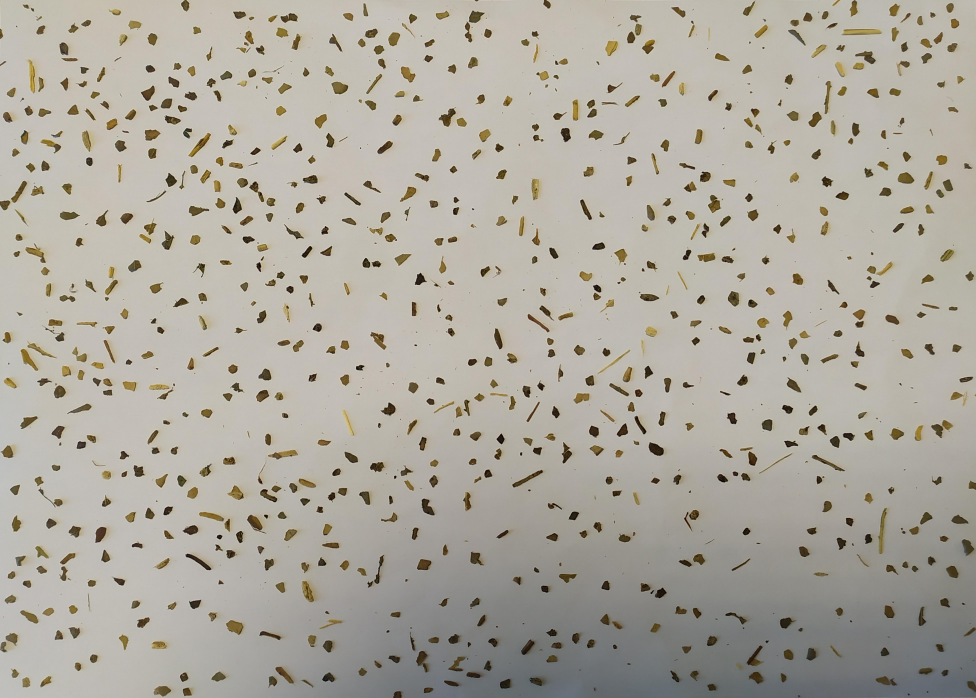
#> input picture Paper1-YMporousmat/count_grains/medium/YM2_medium_297x210.JPG, 5854 x 4188 px, found by its file name (shown at 1/6 size)
$ jupyter execute count_grain_medium.ipynb
#> lines starting #> are read from the running program, lines starting #| are printed output that depends on the picture; after the words box and inside, x2 and y2 are one past the last pixel; in counts of white or black regions, pixels touching at a corner belong together
## Algorithm to predict the size of the Yerba Mate grains

It is based in a photo of the grains disposed in a white paper. The algorithm can detect the contours and calculate the equivalent width and length of each grain. Then the distribution of the particle sizes is shown.

1. First the image is loaded and the cv2 library is used to process the image

[cell 1]
import cv2 as cv
import numpy as np
import pandas as pd
import seaborn as sns
from sklearn.cluster import KMeans
import matplotlib.pyplot as plt
import scienceplots

plt.style.use(['science', 'no-latex'])


fname = 'YM2_medium_297x210.jpg'
img = cv.imread(fname) #YM_media3_2914x1758
#> img is the input picture: shape (4188, 5854, 3); mean B, G, R 158.7, 169, 173.6

#YM2_fine_150x100 --> 2684/150 = 17.89  ; 1768/100 = 17.68 resolution
#YM2_gruesa_297x210 --> 6185/297=20.8 ; 4391/210= 20.9
#YM2_extrafine_200x150 -->  5136/200 = 25.68 ; 3726/150 = 24.84
#YM2_medium_297x210 --> 5854/297 = 19.7 ; 4188/210 = 19.9


# Convert the image to grayscale
gray = cv.cvtColor(img, cv.COLOR_BGR2GRAY)
img_rgb = cv.cvtColor(img, cv.COLOR_BGR2RGB)


# Apply Gaussian blur to reduce noise
gray_blurred = cv.GaussianBlur(gray, (7, 7), 5)
img_edges = cv.Canny(gray,150,200)
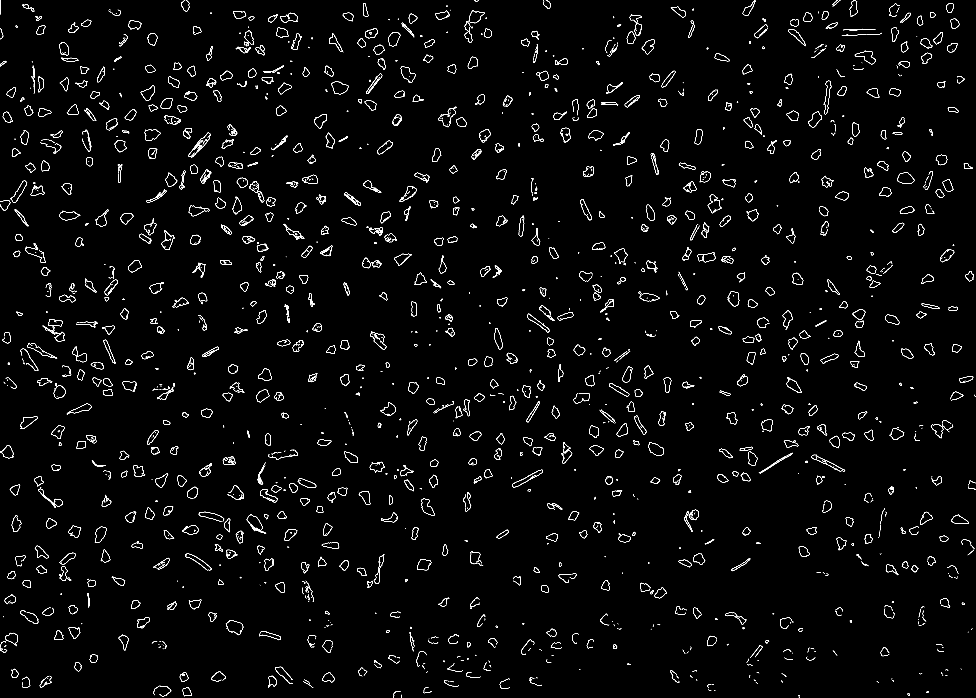
#> img_edges: shape (4188, 5854) (shown at 1/6 size); 0.86% white in thin lines or dots
#cv2.Canny

xlim = (1500, 2300)
ylim = (1750, 1200)

fig, axx = plt.subplots(1, 4, figsize=(25,10))
axx[0].imshow(img_rgb)
axx[1].imshow(gray, cmap='gray')
axx[2].imshow(gray_blurred, cmap='gray')
axx[3].imshow(img_edges)
#fig.suptitle('Yerba Mate extrafine granules')
axx[0].set_xlabel('Pixel')
axx[0].set_ylabel('Pixel')
axx[0].set_title('Original')
#axx[0].set_xlim(4000, 5000)
#axx[0].set_ylim(2500, 3500)

axx[1].set_title('Gray')
axx[1].set_xlim(xlim)
axx[1].set_ylim(ylim)

axx[2].set_title('Gray Blurred')
axx[2].set_xlim(xlim)
axx[2].set_ylim(ylim)

axx[3].set_title('Edges')
axx[3].set_xlim(xlim)
axx[3].set_ylim(ylim)
plt.show()
print('Hello')

[cell 2]
#!pip install --upgrade pip
#!pip install opencv-python

#### Define the threshold of the image

[cell 3]
# Get the pixel resolution in pixels per millimeter (Enter valid values based on your image)
#pixel_resolution_x = float(input("Enter horizontal pixel resolution (pixels/mm): ")) #2234/100=22.34
#pixel_resolution_y = float(input("Enter vertical pixel resolution (pixels/mm): "))   #1358/60= 22.62

#YM2_medium_297x210 --> 5854/297 = 19.7 ; 4188/210 = 19.9
pixel_resolution_x = 19.7
pixel_resolution_y = 19.9

# Apply thresholding to segment the sticks from the background
thresh = cv.threshold(gray_blurred, 100, 255, cv.THRESH_BINARY_INV + cv.THRESH_OTSU)[1]
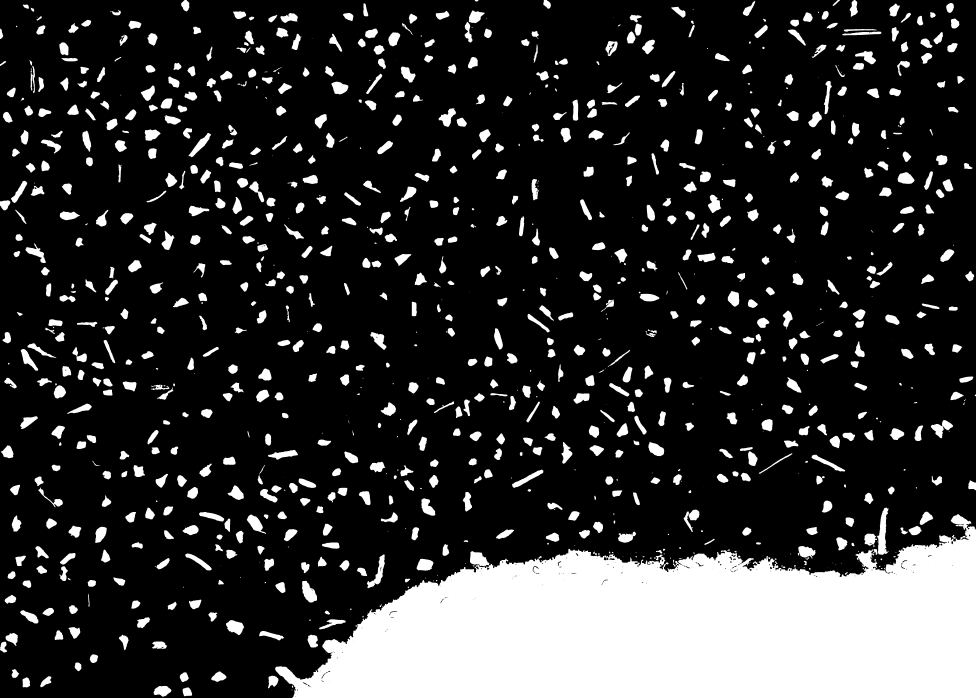
#> thresh: shape (4188, 5854) (shown at 1/6 size); 19.3% white; 1018 white regions (90 under 20 px), largest, box (x1, y1, x2, y2) and area: (1651, 3085, 5854, 4188) 3068490, (5263, 3046, 5332, 3330) 10714, (1812, 3485, 1902, 3615) 7244
thresh2 = cv.adaptiveThreshold(gray_blurred, 255, cv.ADAPTIVE_THRESH_GAUSSIAN_C, cv.THRESH_BINARY_INV, 71,4) #Tune this last two numbers (odd values) to make the selection finer of coarser
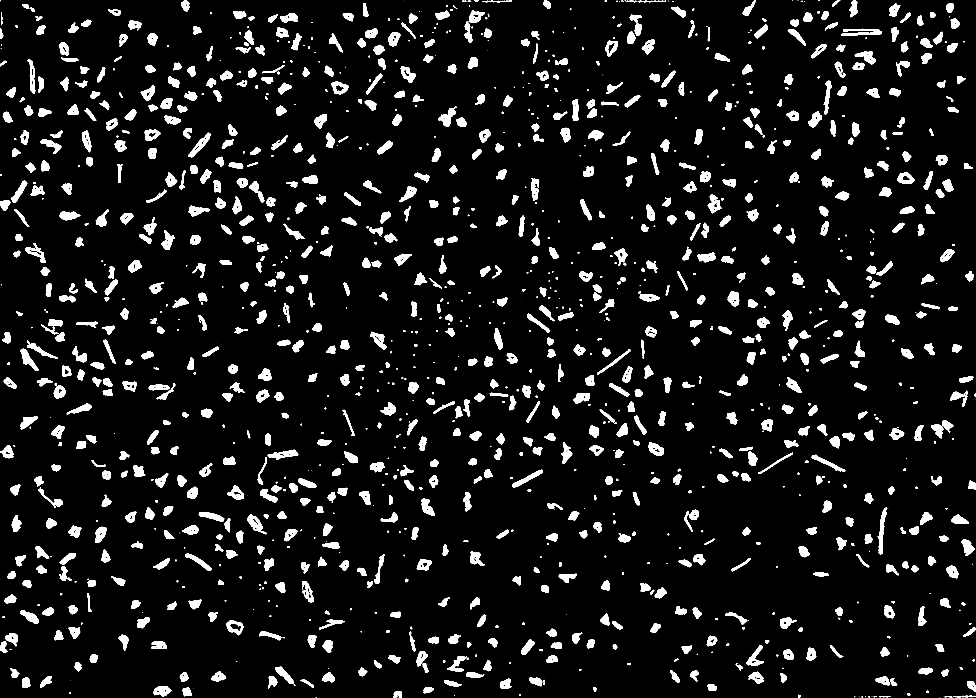
#> thresh2: shape (4188, 5854) (shown at 1/6 size); 7.3% white; 1429 white regions (111 under 20 px)

fig, axx = plt.subplots(2, 2, figsize=(15,10))
axx[0][0].imshow(cv.cvtColor(thresh, cv.COLOR_BGR2RGB))
axx[0][0].set_title('Threshold')

axx[0][1].imshow(cv.cvtColor(thresh, cv.COLOR_BGR2RGB))
axx[0][1].set_xlim(xlim)
axx[0][1].set_ylim(ylim)

axx[1][0].imshow(cv.cvtColor(thresh2, cv.COLOR_BGR2RGB))
axx[1][0].set_title('Adaptive Threshold')

axx[1][1].imshow(cv.cvtColor(thresh2, cv.COLOR_BGR2RGB))
axx[1][1].set_xlim(xlim)
axx[1][1].set_ylim(ylim)

plt.show()
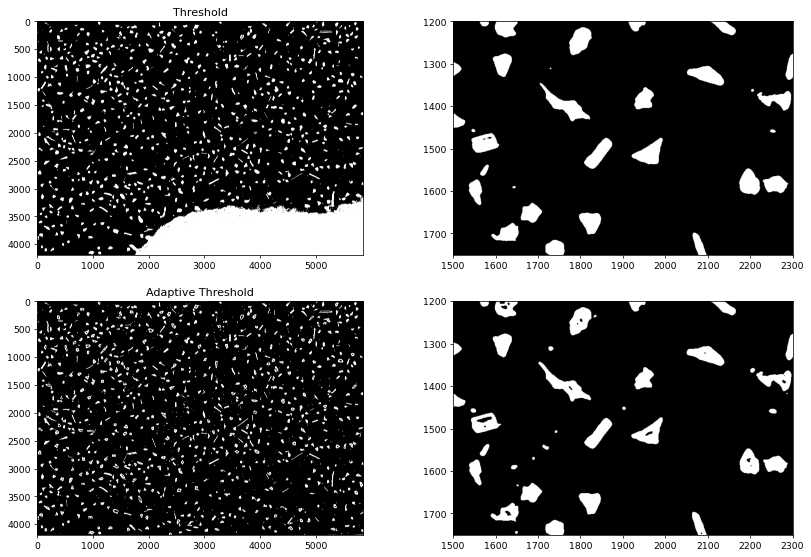
#> figure drawn by matplotlib, 4 panels

#### Find the contours of each grain

- with standard threshold
- with Addaptive threshold

[cell 4]
# Find contours of the sticks

contours, hierarchy = cv.findContours(thresh, cv.RETR_EXTERNAL, cv.CHAIN_APPROX_SIMPLE)
#> contours = 1018 contours, 112 with area under 20; largest, box (x1, y1, x2, y2) and area: (1651, 3085, 5854, 4188) 3068281, (5263, 3046, 5332, 3330) 10388, (1812, 3485, 1902, 3615) 7102, (2202, 3327, 2309, 3529) 6814, (1356, 3721, 1465, 3811) 6196
contours2, hierarchy2 = cv.findContours(thresh2, cv.RETR_EXTERNAL, cv.CHAIN_APPROX_SIMPLE)
#> contours2 = 1420 contours, 135 with area under 20; largest, box (x1, y1, x2, y2) and area: (1356, 3721, 1462, 3811) 5828, (5267, 3046, 5323, 3326) 5542, (1129, 797, 1267, 944) 5508, (1482, 3087, 1600, 3205) 5252, (1988, 490, 2090, 566) 5228

fig, axx = plt.subplots(2, 2, figsize=(15,10))
colors = ['r', 'g', 'b', 'y', 'm']
for i, contour in enumerate(contours):
    area = cv.contourArea(contour)
    if area > 100:  # Only draw valid contours
        x, y = contour[:, :, 0].ravel(), contour[:, :, 1].ravel()
        axx[0][0].plot(x, y)
        axx[0][1].plot(x, y)
#> this loop made 1018 passes
#> area on passes 3, 4, 5, 6, 7, 8, 9, 10, 11, 12, 13, 16: 2238.5, 4654, 68.5, 2145.5, 2209.5, 3051, 2110.5, 3424.5, 1491.5, 1509, 1865, 1762.5
axx[0][0].imshow(img, cmap='viridis', alpha=0.5)  # Overlay original image
axx[0][0].set_title('Standard threshold')
axx[0][1].imshow(img, cmap='viridis', alpha=0.5)  # Overlay original image
axx[0][1].set_xlim(xlim)
axx[0][1].set_ylim(ylim)

for i, contour in enumerate(contours2):
    area = cv.contourArea(contour)
    if area > 100:  # Only draw valid contours
        x, y = contour[:, :, 0].ravel(), contour[:, :, 1].ravel()
        axx[1][0].plot(x, y)
        axx[1][1].plot(x, y)
#> this loop made 1420 passes
#> area on passes 11, 14, 15, 16, 19, 21, 22, 23, 24, 25, 26, 29: 29.5, 73, 129, 36, 632.5, 186.5, 42.5, 176.5, 39.5, 1360.5, 134.5, 1950
axx[1][0].imshow(img, cmap='viridis', alpha=0.5)  # Overlay original image
axx[1][0].set_title('Adaptive threshold')
axx[1][1].imshow(img, cmap='viridis', alpha=0.5)  # Overlay original image
axx[1][1].set_xlim(xlim)
axx[1][1].set_ylim(ylim)

plt.show()
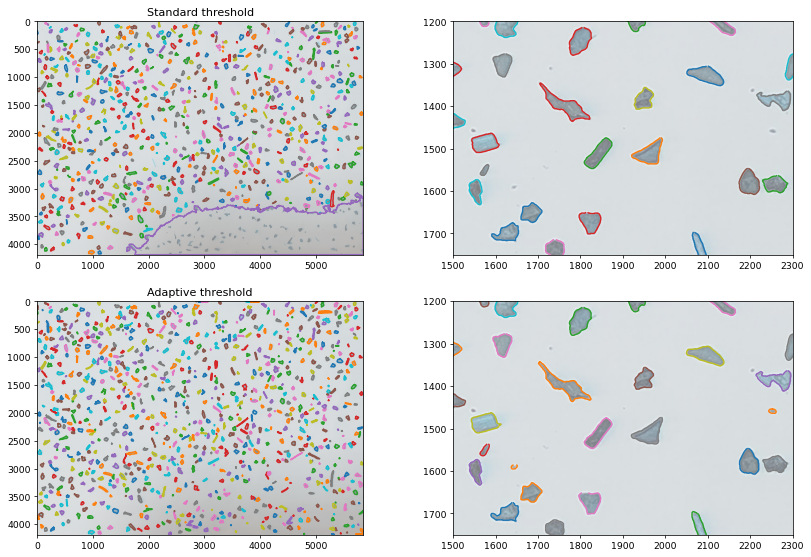
#> figure drawn by matplotlib, 4 panels; B, G, R data is drawn as R, G, B

#### Calculate the area of contours and equivalent width and length of the grains

[cell 5]
#Selected threshold and contour
selected_threshold = thresh2
selected_contour = contours2
#> selected_contour has the same summary as contours2

# Initialize lists to store stick dimensions
stick_lengths = []
stick_widths = []

# Loop through each contour (stick)
for contour in selected_contour:
    # Filter out small contours based on area (this threshold may need adjustment)
    area = cv.contourArea(contour)
    if area > 100:  # Minimum contour area to consider (pixels)
        # Calculate the bounding rectangle for the contour
        x, y, w, h = cv.boundingRect(contour)

        # Debugging: bounding rectangle position and size in pixels
        #print(f"Contour area: {area}, Width (px): {w}, Height (px): {h}")

        # Convert pixel dimensions to millimeters
        length = h / pixel_resolution_y  # Height in mm
        width = w / pixel_resolution_x    # Width in mm

        #Aca agregar que calcule el area de circunferencia equivalente de cada grano:

        # Append the stick dimensions to the lists
        stick_lengths.append(length)  # in mm
        stick_widths.append(width)    # in mm
#> this loop made 1420 passes
#> (area, x, y, w, h, length, width) on passes 15, 19, 21, 23, 25, 26, 29, 30, 31, 32, 34, 37: (129, 5287, 4177, 44, 6, 0.302, 2.23), (632.5, 5717, 4172, 137, 12, 0.603, 6.95), (186.5, 4788, 4169, 15, 19, 0.955, 0.761), (176.5, 5444, 4159, 18, 16, 0.804, 0.914), (1360.5, 2360, 4147, 51, 41, 2.06, 2.59), (134.5, 5558, 4145, 15, 13, 0.653, 0.761), (1950, 1097, 4126, 55, 51, 2.56, 2.79), (1454.5, 2542, 4125, 60, 34, 1.71, 3.05), (295.5, 3560, 4124, 19, 25, 1.26, 0.964), (4412.5, 921, 4116, 107, 64, 3.22, 5.43), (1583, 4243, 4104, 57, 40, 2.01, 2.89), (2007.5, 5803, 4086, 51, 66, 3.32, 2.59)
#> (area, x, y, w, h) on pass 110: (3368.5, 3127, 3836, 81, 94)

len(stick_lengths)
#> Out = 949

#### Create a DataFrame

[cell 6]
dict_dimensions = {'length': stick_lengths, 'width': stick_widths}

df_grains = pd.DataFrame(dict_dimensions)
df_grains.head()

#Add granulometry to dataframe
df_grains['granulometry'] = 'medium'

#Save the dataframe into a .csv file
df_grains.to_csv(f'dimensions_{fname}.csv', index=False)

# ------------------------------------------------------

#Calculate mean values and standard deviation

length_mean = round(df_grains['length'].mean(), 2)
length_dev = round(df_grains['length'].std(), 2)

width_mean = round(df_grains['width'].mean(), 2)
width_dev = round(df_grains['width'].std(), 2)

# Sort the arrays making length the larger dimension.
list_dimensions = list(zip(df_grains['length'], df_grains['width']))
length_sorted = np.array([max(dim) for dim in list_dimensions])
width_sorted = np.array([min(dim) for dim in list_dimensions])

length_mean = round(length_sorted.mean(), 2)
width_mean = round(width_sorted.mean(), 2)

length_dev = round(length_sorted.std(), 2)
width_dev = round(width_sorted.std(), 2)

df_grains['length'] = length_sorted
df_grains['width'] = width_sorted


df_grains['length'].size
#> Out = 949

#### Plot the results

[cell 7]
fig = plt.figure(figsize=(15,10))
gs = fig.add_gridspec(3,3, figure=fig)

ax1=fig.add_subplot(gs[0,0])
ax2=fig.add_subplot(gs[0,-2])
ax3=fig.add_subplot(gs[0,-1])
ax4=fig.add_subplot(gs[1,:])
ax5=fig.add_subplot(gs[2,:])

ax1.imshow(img_rgb, cmap='gray')
ax2.imshow(selected_threshold, cmap='gray')
ax3.imshow(gray, cmap='gray')

for i, contour in enumerate(selected_contour):
    area = cv.contourArea(contour)
    if area > 100:  # Only draw valid contours
        x, y = contour[:, :, 0].ravel(), contour[:, :, 1].ravel()
        ax3.plot(x, y)
#> this loop made 1420 passes
#> contour on passes 2 to 4: [[5638, 4182], [5640, 4182]], [[5332, 4181], [5344, 4181]], [[5259, 4181]]
ax3.imshow(img, cmap='viridis', alpha=0.5)  # Overlay original image
ax3.set_xlabel('pixel')
#ax3.set_ylabel('pixel')

bins=30
fontsize=15
count_lg = df_grains['length'].size
count_wd = df_grains['length'].size

sns.histplot(data=df_grains, ax=ax4, x='length', bins=50, kde=True, log_scale=False, label=f'Count: {count_lg}, Mean: {length_mean} mm, std: {length_dev} mm')
#sns.histplot(data=clustered_sticks[1], ax=ax4, x='length', bins=30, kde=True, log_scale=False, label=f'Mean: {round(np.array(clustered_sticks[1]["length"]).mean(), 2)} mm, std: {round(np.array(clustered_sticks[1]["length"]).std(), 2)} mm')
#sns.jointplot(data=df, x="length", y="width")
ax4.set_xlabel('Length [mm]', fontsize=fontsize)
ax4.set_ylabel('Counts', fontsize=fontsize)
xlabels=np.arange(0,30,1)
ax4.set_xticks(xlabels)#, fontsize=fontsize)
ax4.set_xlim(0, 15)
ax4.legend()


sns.histplot(data=df_grains, ax=ax5, x='width', bins=50, kde=True, log_scale=False, label=f'Count: {count_wd}, Mean: {width_mean} mm, std: {width_dev} mm')
#sns.histplot(data=clustered_sticks[1], ax=ax5, x='width', bins=30, kde=True, log_scale=False, label=f'Mean: {round(np.array(clustered_sticks[1]["width"]).mean(), 2)} mm, std: {round(np.array(clustered_sticks[1]["width"]).std(), 2)} mm')
ax5.set_xlabel('Width [mm]', fontsize=fontsize)
ax5.set_ylabel('Counts', fontsize=fontsize)
ax5.set_xticks(xlabels)#, fontsize=fontsize)
ax5.set_xlim(0, 15)
plt.tight_layout(pad=0.5)
ax5.legend()

plt.show()
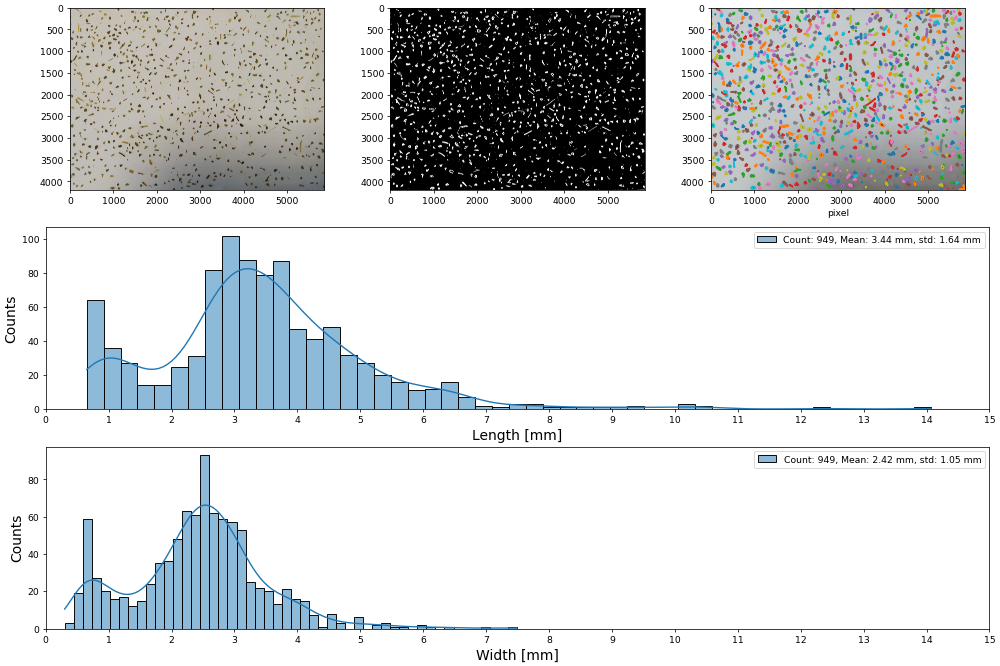
#> figure drawn by matplotlib, 5 panels; B, G, R data is drawn as R, G, B; panel 4: tallest bar 102 high, from x = 2.8 to 3.07; panel 4: curve peaks at x = 3.22, y = 82.61; panel 5: tallest bar 93 high, from x = 2.46 to 2.6; panel 5: curve peaks at x = 2.54, y = 66.21

[cell 8]
fig, ax = plt.subplots(1, 1, figsize=(15,5))

bin_edges = np.linspace(0, 15, 100)
fontsize=28
count = df_grains['length'].size

sns.histplot(data=df_grains, ax=ax, x='length', bins=45, edgecolor='grey', kde=True, line_kws={'linewidth': 3}, log_scale=False, label=f'Total counts: {count}') #, Mean: {length_mean} mm, Std: {length_dev} mm')
#sns.histplot(data=clustered_sticks[1], ax=ax4, x='length', bins=30, kde=True, log_scale=False, label=f'Mean: {round(np.array(clustered_sticks[1]["length"]).mean(), 2)} mm, std: {round(np.array(clustered_sticks[1]["length"]).std(), 2)} mm')
#sns.jointplot(data=df, x="length", y="width")
ax.set_xlabel('Length [mm]', fontsize=fontsize)
ax.set_ylabel('Counts', fontsize=fontsize)
xlabels=np.arange(0,30,1)
ax.set_xticks(xlabels)
ax.tick_params(axis ='both', length=5, width=1, color='lightgray', labelsize=fontsize)
ax.set_xlim(0, 9)
ax.set_ylim(0, 150)
# for spine in ax[0].spines.values():
#     spine.set_color('lightgrey')  # Change spine color to light grey
ax.legend(fontsize=fontsize-5, frameon=False)
ax.set_xticks([0, 2, 4, 6, 8])
ax.spines['right'].set_color('lightgrey')
ax.spines['top'].set_color('lightgrey')
ax.grid(which='both', alpha=0.3)

fig, ax = plt.subplots(1, 1, figsize=(15,5))

sns.histplot(data=df_grains, ax=ax, x='width', bins=30, kde=True, edgecolor='grey', line_kws={"linewidth": 3}, log_scale=False, label=f'Total counts: {count}') #, Mean: {width_mean} mm, Std: {width_dev} mm
#sns.histplot(data=clustered_sticks[1], ax=ax5, x='width', bins=30, kde=True, log_scale=False, label=f'Mean: {round(np.array(clustered_sticks[1]["width"]).mean(), 2)} mm, std: {round(np.array(clustered_sticks[1]["width"]).std(), 2)} mm')
ax.set_xlabel('Width [mm]', fontsize=fontsize)
ax.set_ylabel('Counts', fontsize=fontsize)
ax.set_xticks(xlabels)
ax.tick_params(axis ='both', length=5, width=1, color='lightgray', labelsize=fontsize)
ax.set_xlim(0, 9)
ax.set_ylim(0, 150)
# for spine in ax[1].spines.values():
#     spine.set_color('lightgrey')  # Change spine color to light grey

ax.spines['right'].set_color('lightgrey')
ax.spines['top'].set_color('lightgrey')
# plt.tight_layout(pad=0.5)
ax.legend(fontsize=fontsize-5, frameon=False)
ax.set_xticks([0, 2, 4, 6, 8])
ax.grid(which='both', alpha=0.3)
#> figure, not shown here; curve peaks at x = 3.22, y = 91.79
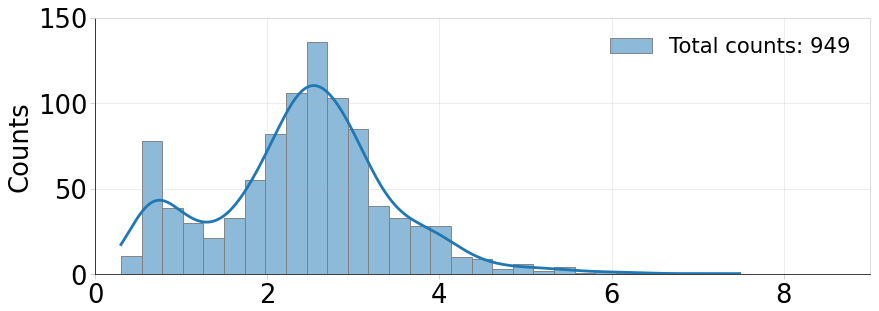
#> figure drawn by matplotlib, 1 panel; tallest bar 136 high, from x = 2.46 to 2.7; curve peaks at x = 2.54, y = 110.4

Observations: Two groups it can be seen in the length and width distribution (bimodal distribution with two peaks).

[cell 9]
sns.jointplot(data=df_grains, x='width', y='length')
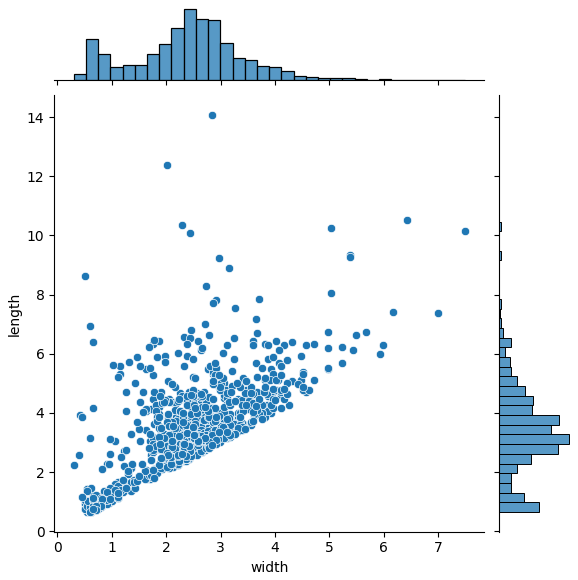
#> figure drawn by matplotlib, 3 panels
